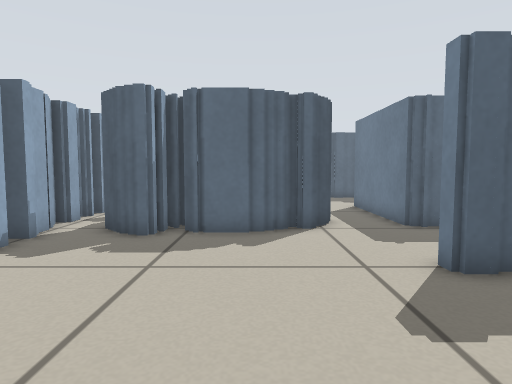
view 1 (above)

19 first-person views from a walk through a Stage world. The camera is 0.45 m above the floor, tilts 4° down and sees 75° across. Floor lines are 1 m apart. The floor is counted in squares, 0.25 m on a side. Each view is taken from the middle of a square. On the plan, view 1 faces up. The plan holds only what a view shows up to about 17 squares ahead; the rest is blank. The place goes on beyond the plan. The robots in the file are not drawn.

view 2
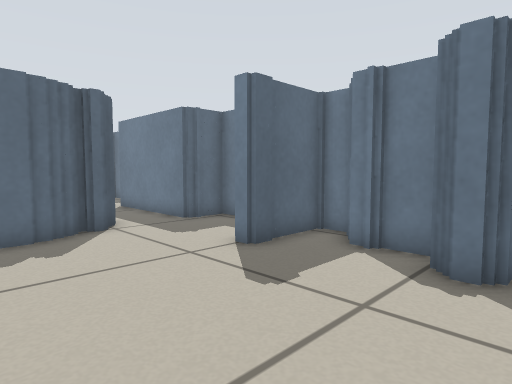

view 3
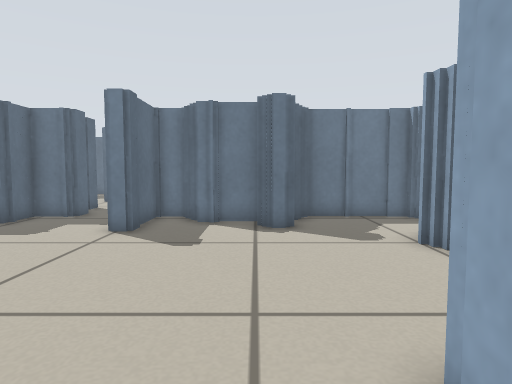

view 4
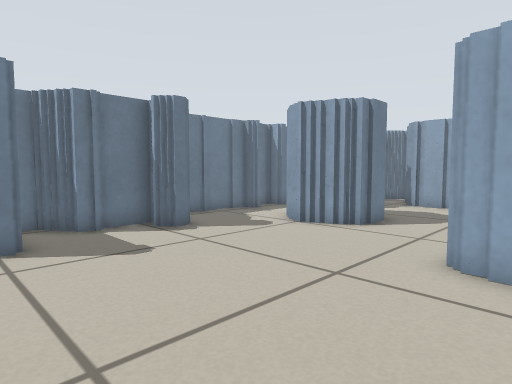

view 5
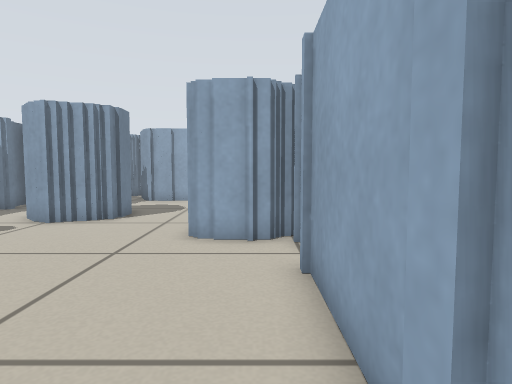

view 6
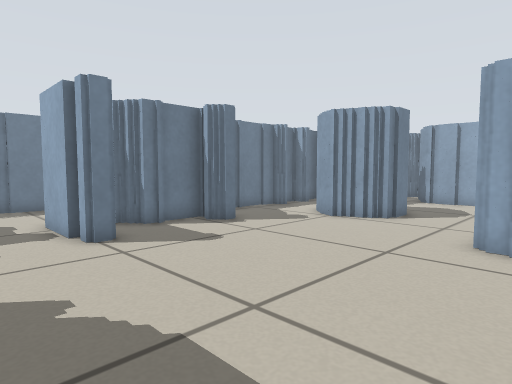

view 7
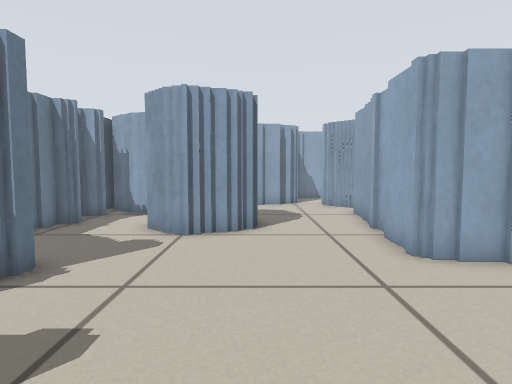

view 8
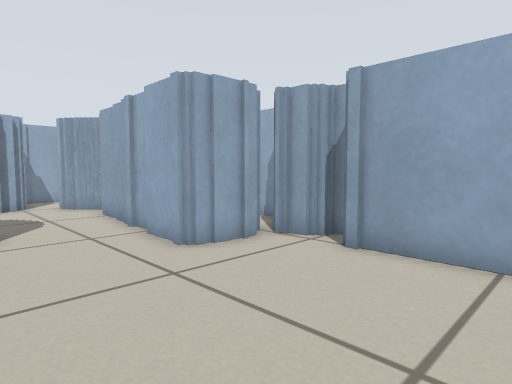

view 9
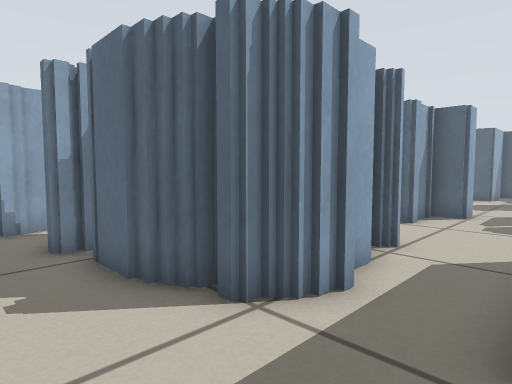

view 10
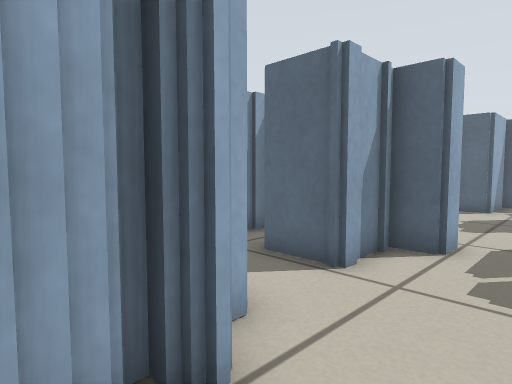

view 11
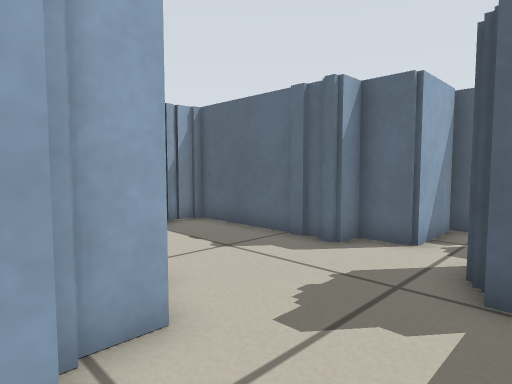

view 12
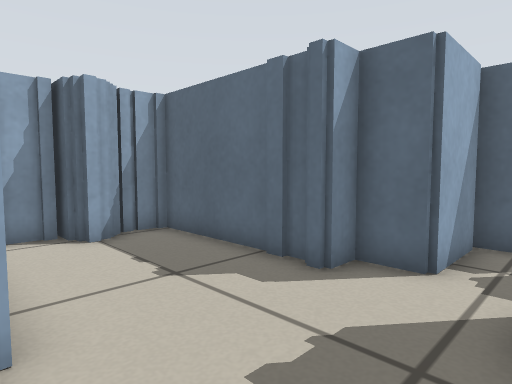

view 13
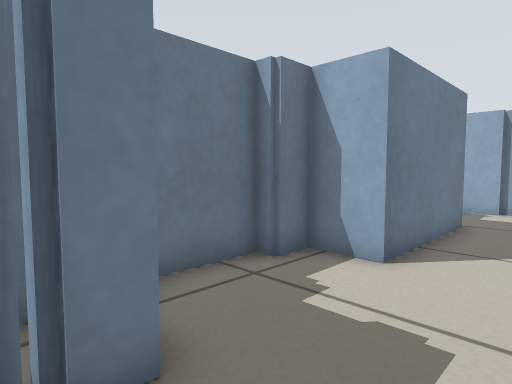

view 14
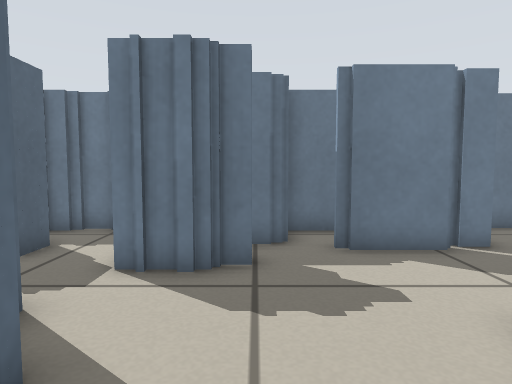

view 15
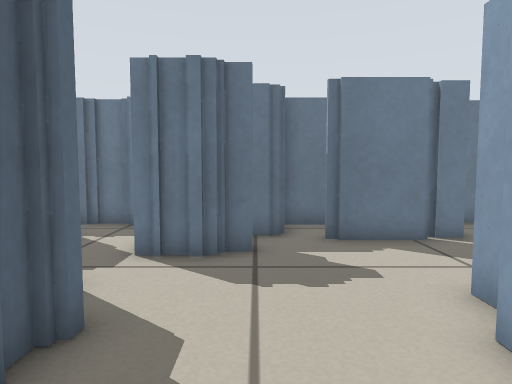

view 16
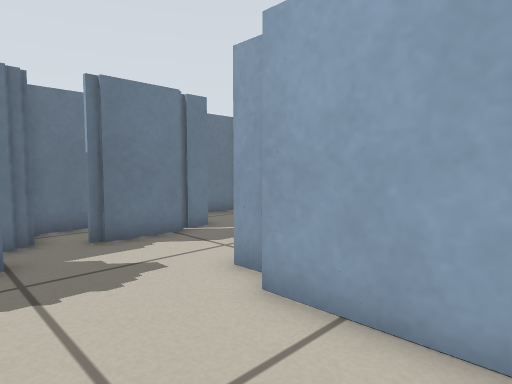

view 17
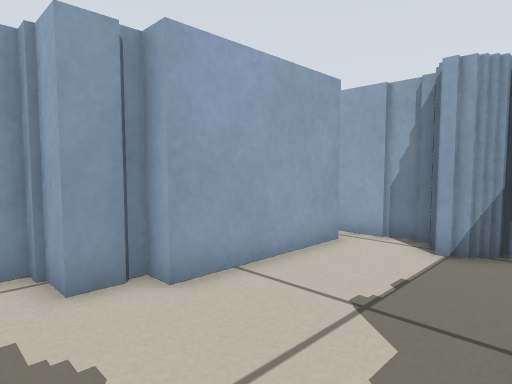

view 18
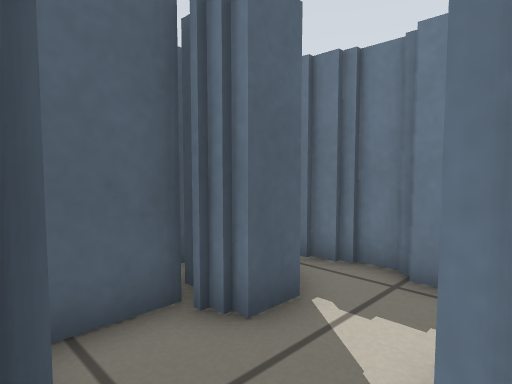

view 19
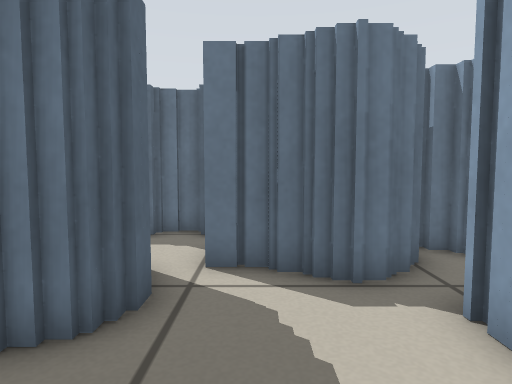

### Floor plan
Key: @ floor where view 1 was taken; # wall or solid block; . floor.
Columns run from 7 left of view 1 to 12 right of it. Each row starts with its distance up from view 1.
 32         ####
 31         #..###
 30         #....#
 29        ##.#
 28  #######..#
 27 ##........#
 26 ##........###
 25 #...........#
 24 #..........##
 23 #########..##
 22         #..##
 21         #...###
 20     #.  #...  #
 19      .  #.....#
 18      .###.....#
 17       .......##
 16         #...##
 15         ##..#
 14 ##      ##..#
 13 ##       #..#
 12 #.       #..#
 11 ##.  #   #..#
 10  #.#######..###
  9  #.#####.....####
  8  #..............
  7  #.................#
  6  #.........####... #
  5  #...........##    #
  4  #..........##
  3 ##..........#
  2 #..........##
  1 ####.......###
  0  ####..@.....##
 -1    ##.........#
 -2    ##...##...##
 -3    # ..####..##
 -4    #...##  ..##
 -5    #...####...#
 -6    #......#####
 -7    #......#####
 -8    #.....##   #
 -9    #.....##
-10    #######

Where each view was taken, in squares from view 1:
view 1: 0 up, 0 right, facing up
view 2: 0 up, 2 left, facing up-right
view 3: 2 up, 6 left, facing right
view 4: 7 up, 5 left, facing down-right
view 5: 9 up, 5 left, facing down
view 6: 9 up, 5 left, facing down-right
view 7: 7 up, 0 right, facing down
view 8: 7 up, 1 right, facing down-left
view 9: 7 up, 5 right, facing up-left
view 10: 13 up, 4 right, facing up-left
view 11: 21 up, 4 right, facing up-left
view 12: 23 up, 3 right, facing up-left
view 13: 22 up, 2 right, facing down-right
view 14: 26 up, 3 left, facing right
view 15: 26 up, 4 left, facing right
view 16: 27 up, 4 left, facing down-right
view 17: 28 up, 2 right, facing down-left
view 18: 28 up, 1 right, facing up-right
view 19: 7 down, 3 left, facing right
